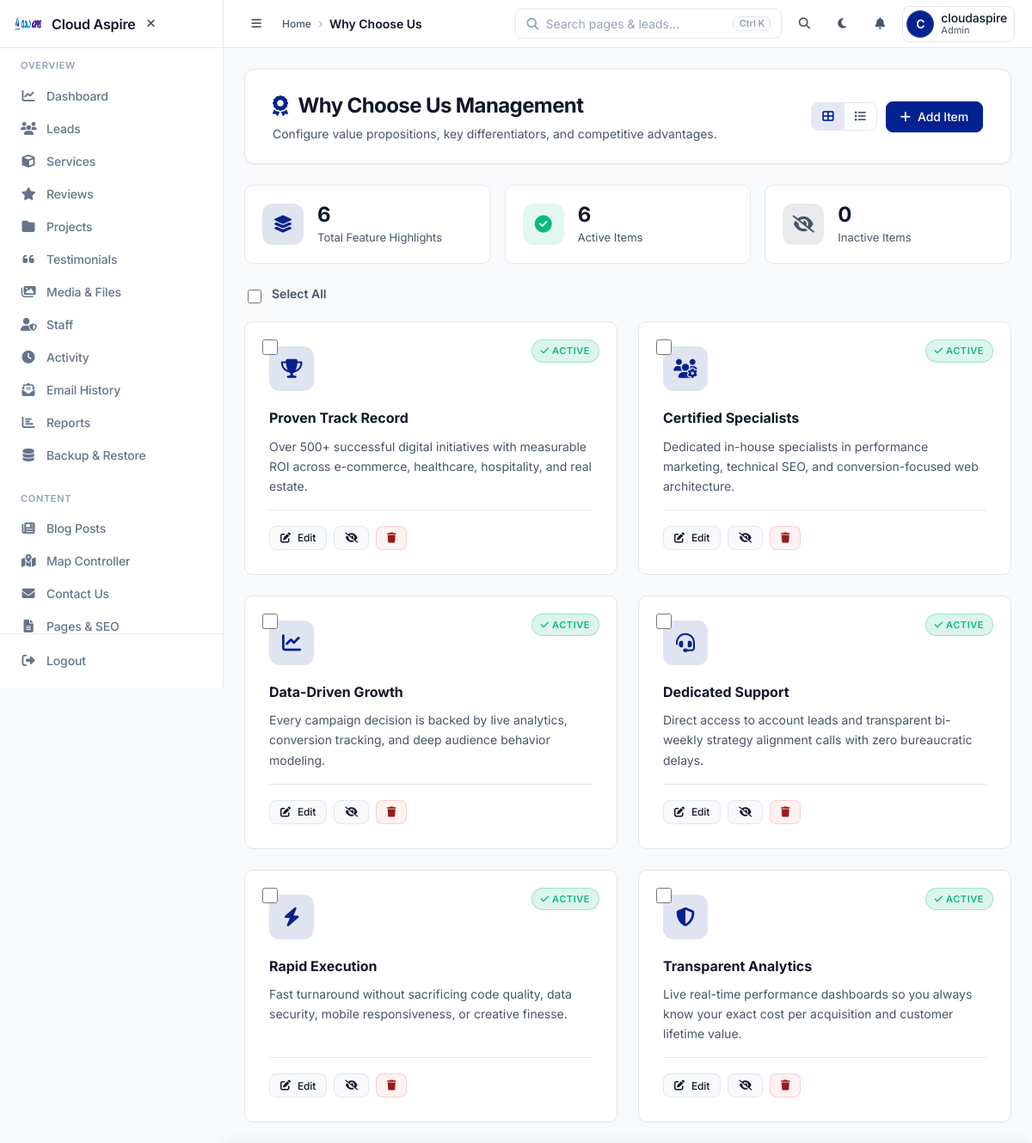
The page /admin/why-choose-us.php (signed in) on the database as committed earlier.
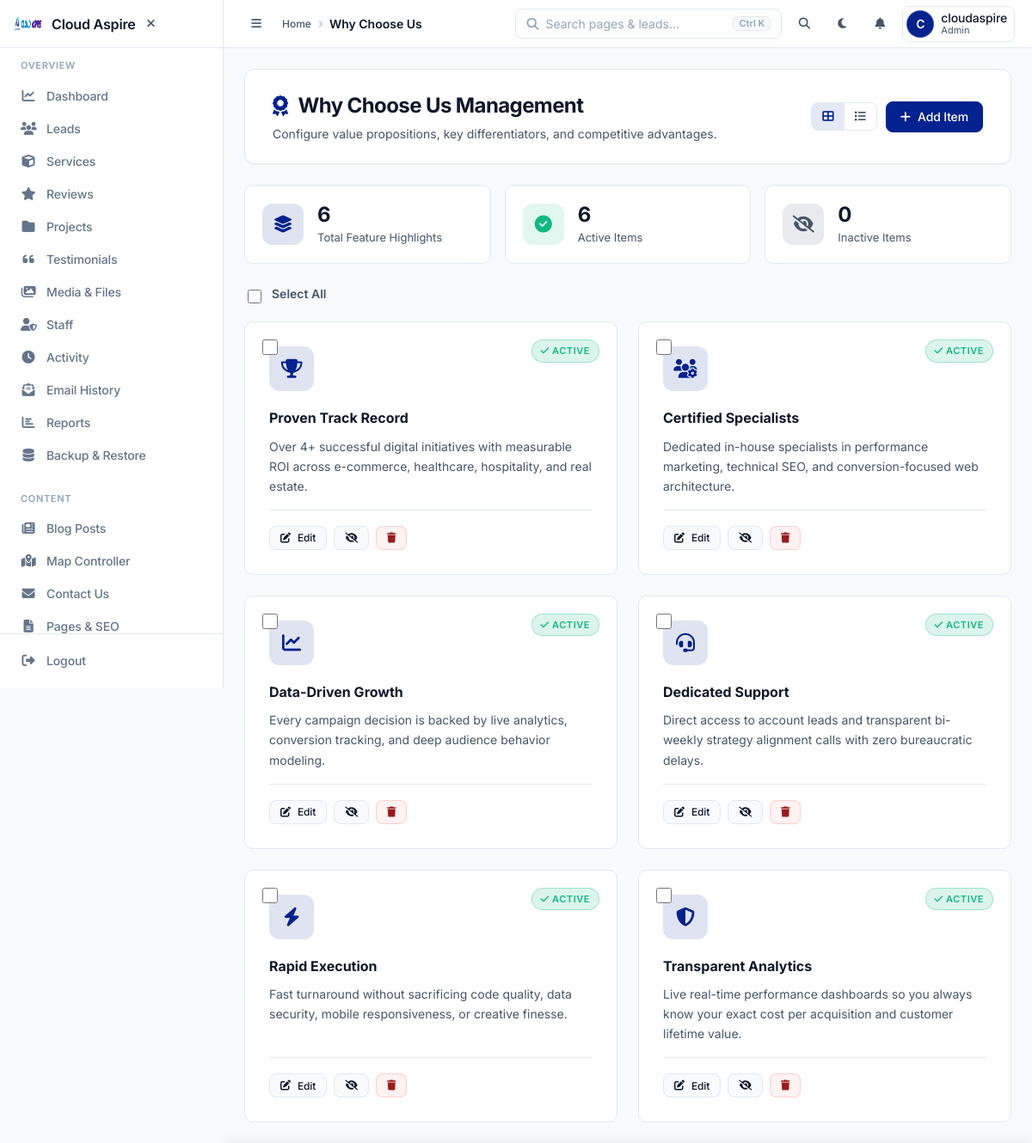
The same page on the database as committed later.
### tables this page shows
CREATE TABLE IF NOT EXISTS `why_choose_us` (
  `id` int(11) NOT NULL AUTO_INCREMENT,
  `question` varchar(255) NOT NULL,
  `answer` text NOT NULL,
  `icon` varchar(50) DEFAULT 'fa-check-circle',
  `status` enum('active','inactive') DEFAULT 'active',
  `sort_order` int(11) DEFAULT 0,
  `created_at` timestamp NULL DEFAULT current_timestamp(),
  `updated_at` timestamp NULL DEFAULT current_timestamp() ON UPDATE current_timestamp(),
  PRIMARY KEY (`id`)
);

### admin/why-choose-us.php (called while the page is built, shortened)
<?php
require_once __DIR__ . '/../app/security_notifier.php';
$items = $conn->query("SELECT * FROM why_choose_us ORDER BY COALESCE(sort_order, 0) ASC, created_at DESC")->fetchAll(PDO::FETCH_ASSOC);
require_once __DIR__ . '/../app/Views/admin/why-choose-us.php';

### app/security_notifier.php (called while the page is built, shortened)
<?php
require_once __DIR__ . '/mail_queue.php';
class SecurityNotifier {
  private ?PDO $conn = null;
  public function __construct() {
  global $conn;
  $this->conn = $conn;
  $this->loadSettings();
  }
  private function loadSettings(): void {
  $stmt = $this->conn->prepare("SELECT setting_key, setting_value FROM settings");
  $stmt->execute();
  $settings = [];
  while ($row = $stmt->fetch(PDO::FETCH_ASSOC)) {
  $settings[$row['setting_key']] = $row['setting_value'];
  }
  }
}
$securityNotifier = new SecurityNotifier();

### app/Views/admin/why-choose-us.php (the view, shortened to what this page needs)
<?php
require_once __DIR__ . '/../../../admin/includes/header.php';
$items = $items ?? [];
$total_items = count($items);
$active_items = count(array_filter($items, fn($i) => ($i['status'] ?? '') === 'active'));
$inactive_items = $total_items - $active_items;
?>
<div class="saas-page-header">
    <div>
        <h1 class="page-title"><i class="fas fa-award" style="color: var(--primary);"></i> Why Choose Us Management</h1>
        <p class="page-subtitle">Configure value propositions, key differentiators, and competitive advantages.</p>
    </div>
    <div class="header-actions" style="display: flex; gap: 10px; align-items: center;">
        <div class="view-toggle">
            <button class="view-btn active" id="btnGrid" onclick="setView('grid')" title="Grid View"><i class="fas fa-th-large"></i></button>
            <button class="view-btn" id="btnList" onclick="setView('list')" title="List View"><i class="fas fa-list"></i></button>
        </div>
        <button class="btn btn-primary" onclick="openModal()"><i class="fas fa-plus"></i> Add Item</button>
    </div>
</div>
<div class="wcu-stats-grid">
    <div class="wcu-stat-card">
        <div class="wcu-stat-icon" style="background: color-mix(in srgb, var(--primary) 12%, transparent); color: var(--primary);">
            <i class="fas fa-layer-group"></i>
        </div>
        <div>
            <div class="wcu-stat-val"><?= $total_items ?></div>
            <div class="wcu-stat-label">Total Feature Highlights</div>
        </div>
    </div>
    <div class="wcu-stat-card">
        <div class="wcu-stat-icon" style="background: color-mix(in srgb, var(--success) 12%, transparent); color: var(--success);">
            <i class="fas fa-check-circle"></i>
        </div>
        <div>
            <div class="wcu-stat-val"><?= $active_items ?></div>
            <div class="wcu-stat-label">Active Items</div>
        </div>
    </div>
    <div class="wcu-stat-card">
        <div class="wcu-stat-icon" style="background: color-mix(in srgb, var(--text-muted) 12%, transparent); color: var(--text-muted);">
            <i class="fas fa-eye-slash"></i>
        </div>
        <div>
            <div class="wcu-stat-val"><?= $inactive_items ?></div>
            <div class="wcu-stat-label">Inactive Items</div>
        </div>
    </div>
</div>
<form id="bulkForm" method="POST">
    <div style="margin-bottom: 16px; display: flex; align-items: center; gap: 12px; padding: 0 4px;">
        <input type="checkbox" id="selectAll" style="width: 16px; height: 16px; cursor: pointer; accent-color: var(--primary);">
        <label for="selectAll" style="font-size: 14px; font-weight: 600; color: var(--text-muted); cursor: pointer;">Select All</label>
    </div>
    <div class="items-grid" id="itemsGrid">
        <?php foreach ($items as $index => $item): ?>
        <div class="item-card <?= $item['status'] === 'inactive' ? 'inactive' : '' ?>">
            <div class="item-checkbox">
                <input type="checkbox" name="item_ids[]" value="<?= $item['id'] ?>" class="item-cb">
            </div>
            <div class="item-status status-<?= $item['status'] ?>"><i class="fas fa-<?= $item['status'] === 'active' ? 'check' : 'times' ?>"></i> <?= ucfirst($item['status']) ?></div>
            <div class="item-icon"><i class="fas <?= htmlspecialchars($item['icon'] ?? 'fa-star') ?>"></i></div>
            <div class="item-question"><?= htmlspecialchars($item['question']) ?></div>
            <div class="item-answer"><?= htmlspecialchars($item['answer']) ?></div>
            <div class="item-actions">
                <button type="button" class="btn btn-sm btn-edit" onclick="editItem(<?= htmlspecialchars(json_encode($item)) ?>)"><i class="fas fa-edit"></i> Edit</button>
                <button type="button" class="btn btn-sm btn-toggle" title="Toggle Status" onclick="document.getElementById('toggleForm<?= $item['id'] ?>').submit();"><i class="fas fa-<?= $item['status'] === 'active' ? 'eye-slash' : 'eye' ?>"></i></button>
                <button type="button" class="btn btn-sm btn-delete" title="Delete" onclick="if(confirm('Delete this highlight permanently?')) document.getElementById('deleteForm<?= $item['id'] ?>').submit();"><i class="fas fa-trash"></i></button>
            </div>
        </div>
        <?php endforeach; ?>
    </div>
</form>
<?php require_once __DIR__ . '/../../../admin/includes/footer.php'; ?>

### admin/includes/header.php (shortened to what this page needs)
<?php
$script_path = str_replace('\\', '/', $_SERVER['SCRIPT_NAME'] ?? '');
$parts       = explode('/', trim($script_path, '/'));
$admin_index = array_search('admin', $parts);
$current_depth = ($admin_index !== false) ? count($parts) - $admin_index - 2 : 0;
$base_path     = str_repeat('../', max(0, $current_depth));
$site_name      = 'CloudASPIRE';
$site_name     = !empty($settings['site_name'])     ? $settings['site_name']     : $site_name;
$site_logo     = !empty($settings['site_logo'])     ? $settings['site_logo']     : '';
$admin_name = $_SESSION['admin_name'] ?? 'Admin';
$admin_role = $_SESSION['admin_role'] ?? 'admin';
$admin_initial = strtoupper(substr(trim($admin_name), 0, 1)) ?: 'A';
$admin_avatar_url = getAdminAvatarUrl($_SESSION['admin_avatar'] ?? '', $base_path);
if (!function_exists('adminNavIsActive')) {
    function adminNavIsActive(string $url): bool
    {
        $route = $GLOBALS['current_route'] ?? '';
        $url   = preg_replace('/\.php$/', '', $url);
        if ($url === 'dashboard') {
            return in_array($route, ['dashboard', 'index', ''], true);
        }
        return $route === $url;
    }
}
if (!function_exists('adminPageTitle')) {
    function adminPageTitle(): string
    {
        $route = $GLOBALS['current_route'] ?? '';
        $key   = $route === '' ? 'dashboard' : $route;
        static $titles = null;
        if ($titles === null) {
            $titles = [
                'dashboard'            => 'Dashboard',
                'leads'                => 'Leads Management',
                'services'             => 'Services',
                'reviews'              => 'Reviews',
                'projects'             => 'Projects',
                'testimonials'         => 'Testimonials',
                'files'                => 'Media & Files Manager',
                'staff'                => 'Staff Management',
                'activity'             => 'Activity Log',
                'mail_logs'            => 'Email History',
                'reports'              => 'Reports',
                'backup'               => 'Backup & Restore',
                'accounts'             => 'My Account',
                'blogs'                => 'Blog Posts',
                'map'                  => 'Map Controller',
                'contact-us'           => 'Contact Us',
                'pages'                => 'Pages & SEO',
                'why-choose-us'        => 'Why Choose Us',
                'faqs'                 => 'FAQs',
                'terms-and-conditions' => 'Terms & Conditions',
                'privacy-policy'       => 'Privacy Policy',
                'refund-policy'        => 'Refund Policy',
                'settings/general'      => 'Site Settings',
                'settings/mailsettings' => 'Mail Settings',
                'settings/integration'  => 'SEO & Integrations',
                'settings/module'       => 'Modules',
                'settings/index'        => 'Admin Profile',
            ];
        }
        return $titles[$key] ?? 'Admin Panel';
    }
}
$page_title = adminPageTitle();
?>
<!DOCTYPE html>
<html lang="en" data-theme="light">
<head>
 <link rel="stylesheet" href="https://cdnjs.cloudflare.com/ajax/libs/font-awesome/6.5.1/css/all.min.css">
 <link rel="stylesheet" href="<?= $base_path ?>css/theme-professional.css?v=4.0">
</head>
<body>
 <aside class="sidebar" id="sidebar">
 <div class="sidebar-header">
 <a href="<?= $base_path ?>dashboard" class="sidebar-logo">
 <?php if ($site_logo): ?>
 <img src="<?= $base_path . '../' . htmlspecialchars($site_logo, ENT_QUOTES, 'UTF-8') ?>" alt="<?= htmlspecialchars($site_name, ENT_QUOTES, 'UTF-8') ?>">
 <?php else: ?>
 <i class="fas fa-layer-group" style="color: var(--primary)"></i>
 <?php endif; ?>
 <span><?= htmlspecialchars($site_name, ENT_QUOTES, 'UTF-8') ?></span>
 </a>
 <button type="button" class="icon-btn sidebar-close" onclick="toggleSidebar()" aria-label="Close menu">
 <i class="fas fa-times"></i>
 </button>
 </div>
 <nav class="sidebar-nav" aria-label="Admin sections">
 <?php foreach ($admin_nav as $section_label => $section_items): ?>
 <div class="nav-section">
 <div class="nav-label"><?= htmlspecialchars($section_label, ENT_QUOTES, 'UTF-8') ?></div>
 <?php foreach ($section_items as $item): ?>
 <div class="nav-item">
 <a href="<?= $base_path . $item['url'] ?>"
    class="nav-link <?= adminNavIsActive($item['url']) ? 'active' : '' ?>"
    <?= adminNavIsActive($item['url']) ? 'aria-current="page"' : '' ?>>
 <i class="fas <?= htmlspecialchars($item['icon'], ENT_QUOTES, 'UTF-8') ?>"></i>
 <span><?= htmlspecialchars($item['label'], ENT_QUOTES, 'UTF-8') ?></span>
 </a>
 </div>
 <?php endforeach; ?>
 </div>
 <?php endforeach; ?>
 </nav>
 <div class="sidebar-footer">
 <a href="<?= $base_path ?>logout" class="nav-link nav-link-logout">
 <i class="fas fa-sign-out-alt"></i>
 <span>Logout</span>
 </a>
 </div>
 </aside>
 <div class="main-content">
 <header class="topbar">
 <div class="topbar-left">
 <button type="button" class="icon-btn topbar-menu" onclick="toggleSidebar()" aria-label="Toggle menu" id="menuToggle" aria-expanded="false" aria-controls="sidebar">
 <i class="fas fa-bars"></i>
 </button>
 <nav class="breadcrumb" aria-label="Breadcrumb">
 <a href="<?= $base_path ?>dashboard">Home</a>
 <i class="fas fa-chevron-right breadcrumb-sep" aria-hidden="true"></i>
 <span class="breadcrumb-current"><?= htmlspecialchars($page_title, ENT_QUOTES, 'UTF-8') ?></span>
 </nav>
 </div>
 <div class="topbar-right">
 <div class="search-box" id="searchBox">
 <i class="fas fa-search" aria-hidden="true"></i>
 <input type="text" placeholder="Search pages & leads…" id="searchInput" aria-label="Search pages and leads" autocomplete="off" spellcheck="false">
 <kbd class="search-kbd">Ctrl K</kbd>
 </div>
 <button type="button" class="icon-btn topbar-search-toggle" onclick="toggleMobileSearch()" aria-label="Search">
 <i class="fas fa-search"></i>
 </button>
 <button type="button" class="icon-btn" onclick="toggleTheme()" aria-label="Toggle theme" id="themeToggle">
 <i class="fas fa-moon theme-icon-moon" aria-hidden="true"></i>
 </button>
 <div class="dropdown" id="notifDropdown">
 <button type="button" class="icon-btn" onclick="toggleNotifications(event)" aria-label="Notifications" id="notifBtn" aria-expanded="false" aria-haspopup="true">
 <i class="fas fa-bell" aria-hidden="true"></i>
 </button>
 </div>
 <a href="<?= $base_path ?>accounts.php" class="profile-btn" title="View & Edit Profile (<?= htmlspecialchars($admin_name, ENT_QUOTES, 'UTF-8') ?>)">
 <span class="profile-avatar" id="headerProfileAvatar" aria-hidden="true">
<?php if (!empty($admin_avatar_url)): ?>
 <img src="<?= htmlspecialchars($admin_avatar_url, ENT_QUOTES, 'UTF-8') ?>" alt="<?= htmlspecialchars($admin_name, ENT_QUOTES, 'UTF-8') ?>" class="profile-avatar-img" onerror="this.onerror=null;this.parentElement.innerHTML='<span class=\'profile-avatar-initial\'><?= htmlspecialchars($admin_initial, ENT_QUOTES, 'UTF-8') ?></span>';">
<?php else: ?>
 <span class="profile-avatar-initial"><?= htmlspecialchars($admin_initial, ENT_QUOTES, 'UTF-8') ?></span>
<?php endif; ?>
 </span>
 <span class="profile-info">
 <span class="profile-name"><?= htmlspecialchars($admin_name, ENT_QUOTES, 'UTF-8') ?></span>
 <span class="profile-role"><?= htmlspecialchars(ucfirst((string)$admin_role), ENT_QUOTES, 'UTF-8') ?></span>
 </span>
 </a>
 </div>
 </header>
 <main class="page-content">

### admin/includes/footer.php (shortened to what this page needs)
</main>
</div>
</body>
</html>

### app/Views/admin/why-choose-us.php (style rules this page uses)
.wcu-stats-grid { display: grid; grid-template-columns: repeat(auto-fit, minmax(220px, 1fr)); gap: 16px; margin-bottom: 24px; }
.wcu-stat-card { background: var(--bg-card); border: 1px solid var(--border-color); border-radius: var(--border-radius); padding: 20px; display: flex; align-items: center; gap: 16px; transition: all var(--transition); }
.wcu-stat-icon { width: 48px; height: 48px; border-radius: 12px; display: flex; align-items: center; justify-content: center; font-size: 20px; }
.wcu-stat-val { font-size: 24px; font-weight: 700; color: var(--text-main); line-height: 1.2; }
.wcu-stat-label { font-size: 13px; color: var(--text-muted); margin-top: 2px; }
.items-grid { display: grid; grid-template-columns: repeat(auto-fill, minmax(320px, 1fr)); gap: 24px; }
.item-card { background: var(--bg-card); border: 1px solid var(--border-color); border-radius: var(--border-radius); padding: 28px; position: relative; transition: all var(--transition); display: flex; flex-direction: column; }
.item-checkbox { position: absolute; top: 20px; left: 20px; z-index: 10; }
.item-checkbox input[type="checkbox"] { width: 18px; height: 18px; cursor: pointer; accent-color: var(--primary); }
.view-toggle { display: flex; background: var(--bg-card); border: 1px solid var(--border-color); border-radius: var(--btn-radius); overflow: hidden; }
.view-btn { background: none; border: none; padding: 8px 12px; color: var(--text-muted); cursor: pointer; transition: all 0.2s; }
.view-btn.active { background: color-mix(in srgb, var(--primary) 10%, transparent); color: var(--primary); }
.item-icon { width: 52px; height: 52px; background: color-mix(in srgb, var(--primary) 12%, transparent); border-radius: 12px; display: flex; align-items: center; justify-content: center; margin-bottom: 20px; }
.item-icon i { font-size: 22px; color: var(--primary); }
.item-question { font-size: 16px; font-weight: 700; color: var(--text-main); margin-bottom: 10px; line-height: 1.4; }
.item-answer { font-size: 14px; color: var(--text-muted); line-height: 1.65; flex-grow: 1; margin-bottom: 16px; }
.item-status { position: absolute; top: 20px; right: 20px; padding: 4px 10px; border-radius: 20px; font-size: 11px; font-weight: 600; text-transform: uppercase; letter-spacing: 0.05em; border: 1px solid var(--border-color); }
.item-status.status-active { background: color-mix(in srgb, var(--success) 15%, transparent); color: var(--success); border-color: color-mix(in srgb, var(--success) 30%, transparent); }
.item-actions { display: flex; gap: 8px; padding-top: 18px; border-top: 1px solid var(--border-color); }
.btn-toggle { background: var(--bg-main); border: 1px solid var(--border-color); color: var(--text-main); }

Rows that differ between the two databases and show on the page:
changed why_choose_us "Proven Track Record": answer "Over 500+ successful digital initiatives with measurable ROI across e-commerce, healthcare, hospitality, and real estate." → "Over 4+ successful digital initiatives with measurable ROI across e-commerce, healthcare, hospitality, and real estate."
